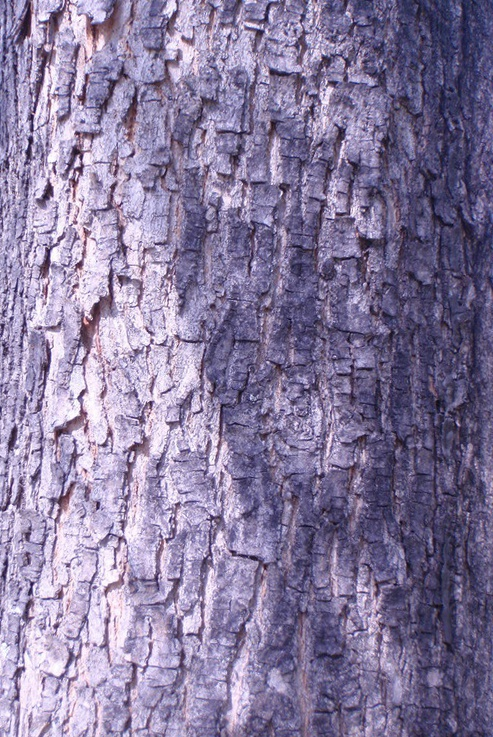
#> input picture Datasets/Bark-101-classified/0/14837.jpg, 493 x 737 px; its folder holds only this picture in this run
$ jupyter execute Bark-101-Preparation.ipynb   (shell and % lines are left out)   (older library calls are emulated)
#> lines starting #> are read from the running program, lines starting #| are printed output that depends on the picture
[cell 1]
import os
import sys
from skimage import io, img_as_float, img_as_ubyte
from skimage.transform import rescale, resize
import numpy as np
import matplotlib.pyplot as plt

[cell 2]
def normalize_img_values(img):
    img = img - img.min()
    img = img / img.max()
    img = img_as_ubyte(img)
    return img

[cell 3]
# FETCH ALL THE IMAGE PATHS

directory = '../Datasets/Bark-101-classified/'
num_imgs = 0
images_paths = []

for filename in os.listdir(directory):
    path = directory + filename
    if not os.path.isdir(path): continue
    #print(path)

    # Iterate over every class
    for image_name in os.listdir(path):
        if '.jpg' not in image_name: continue
        #print(image_name)
        num_imgs += 1
        images_paths.append(path+'/'+image_name)
#> pass 2 of the loop `for filename in os.listdir(directory):`:
        #print( (path+'/'+image_name).split('/') )

images_paths.sort(key=lambda x: int(x.split('/')[-2]) )

print('Total number of images:', num_imgs)

[cell 4]
print(images_paths)

[cell 5]
# MOVE ALL THE CLASSIFIED IMAGES TO A UNIQUE FOLDER

dataset_path = '../Datasets/Bark-101-raw/'
if not os.path.exists(dataset_path): os.mkdir(dataset_path)

count = 0
for path in images_paths:
    img = img_as_float(io.imread(path))
    img = normalize_img_values(img)
    #print(img.dtype, img.max(), img.min(), img.shape)

    class_num = path.split('/')[-2]
    image_name = str(class_num) + '_' + str(count) + '.jpg'
    #image_name = str(count) + '.jpg'
    io.imsave(dataset_path + image_name, img)

    count += 1
#> pass 2 of the loop `for path in images_paths:`:
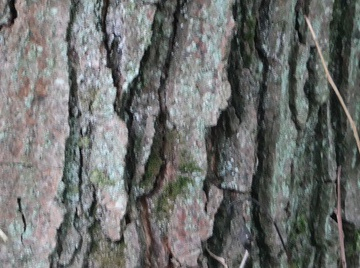
#> input picture Datasets/Bark-101-classified/10/103038.jpg, 360 x 268 px

print(count,'images saved to',dataset_path)

[cell 6]
# NORMALIZATION PROCESS (256x256x3 final shape)

def normalize_image(img):
    width_scale = 256/img.shape[1]
    img = rescale(img, width_scale, multichannel=True)

    assert img.shape[1] == 256, 'Error in shape after rescaling width'

    if img.shape[0] < 256:
        img = resize(img, output_shape=(256,256,3))
        yield normalize_img_values(img)
    else:
        pixels_count = 0
        max_pixels = img.shape[0]

        while pixels_count+256 <= max_pixels:
            crop = img[pixels_count : pixels_count+256, :, :]
            pixels_count += 256

            assert crop.shape == (256, 256, 3), 'Error in shape of a crop '+str(crop.shape)
            yield normalize_img_values(crop)


def optimized_normalize_image(img):
    width_images = int(img.shape[1]/256)

    if width_images <= 1:
        return normalize_image(img)
    else:
        for section in range(0, 257*width_images, 256):
            vertical_section = img[:, section:section+256, :]
            assert vertical_section.shape[1] == 256, 'Error in width of vertical section '+vertical_section.shape[1]
            return normalize_image(vertical_section)

[cell 7]
# TEST NORMALIZATION PROCESS

source = img_as_float(io.imread(dataset_path+'0_0.jpg'))
for img in normalize_image(source):
#> in normalize_img_values (call 3), `img = img - img.min()`:
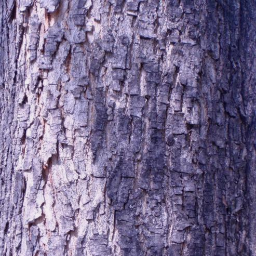
#> img: shape (256, 256, 3) float64; mean of channels 0, 1, 2 0.47, 0.425, 0.56; drawn as R, G, B
    print(img.shape, img.dtype, img.max(), img.min())
    plt.imshow(img)
    plt.show()
#> this loop made 1 pass
#| (256, 256, 3) uint8 255 0

[cell 8]
# NORMALIZE SIZES OF BARK RAW IMAGES INTO NEW FOLDER

dataset_path = '../Datasets/Bark-101-raw/'
final_dataset_path = '../Datasets/Bark-dataset/'
if not os.path.exists(final_dataset_path): os.mkdir(final_dataset_path)

count = 0
for filename in sorted(os.listdir(dataset_path), key=lambda x: int(x.split('_')[0]) ):
    if '.jpg' not in path: continue

    img = img_as_float(io.imread(dataset_path+filename))
    #print(img.shape, img.dtype, img.max(), img.min())

    for normalized_img in normalize_image(img):
        assert normalized_img.shape == (256, 256, 3), 'Error in shape of a normalized image'
        assert normalized_img.dtype == np.uint8, 'Error in dtype of a normalized image'
        assert normalized_img.max() == 255, 'Error in max value of a normalized image'
        assert normalized_img.min() == 0, 'Error in min value of a normalized image'

        image_name = filename.split('_')[0] + '_' + str(count) + '.jpg'
        io.imsave(final_dataset_path + image_name, normalized_img)

        count += 1
#> this loop made 1 pass
#> after the loop, count = 1
#> pass 2 of the loop `for filename in sorted(os.listdir(dataset_path), key=lambda x: int(x.s..`:
#> in normalize_img_values (call 5), `img = img - img.min()`:
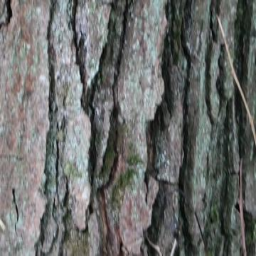
#> img: shape (256, 256, 3) float64; mean of channels 0, 1, 2 0.418, 0.425, 0.419; drawn as R, G, B
#> the loop `for normalized_img in normalize_image(img):` made 1 pass
#> (image_name, count) on pass 1: ('10_1.jpg', 2)
#> after the loop `for normalized_img in normalize_image(img):`: count = 2

print(count,'normalized images saved to',final_dataset_path)
#| 2 normalized images saved to ../Datasets/Bark-dataset/

[cell 9]
# OPTIMALLY NORMALIZE SIZES OF BARK RAW IMAGES INTO NEW FOLDER

dataset_path = '../Datasets/Bark-101-raw/'
optimized_dataset_path = '../Datasets/Bark-dataset-optimized/'
if not os.path.exists(optimized_dataset_path): os.mkdir(optimized_dataset_path)

count = 0
for filename in sorted(os.listdir(dataset_path), key=lambda x: int(x.split('_')[0])):
    if '.jpg' not in path: continue

    img = img_as_float(io.imread(dataset_path+filename))
    #print(img.shape, img.dtype, img.max(), img.min())

    for normalized_img in optimized_normalize_image(img):
#> in optimized_normalize_image, `width_images = int(img.shape[1]/256)`: width_images = 1
        assert normalized_img.shape == (256, 256, 3), 'Error in shape of a normalized image'
        assert normalized_img.dtype == np.uint8, 'Error in dtype of a normalized image'
        assert normalized_img.max() == 255, 'Error in max value of a normalized image'
        assert normalized_img.min() == 0, 'Error in min value of a normalized image'

        image_name = filename.split('_')[0] + '_' + str(count) + '.jpg'
        io.imsave(optimized_dataset_path + image_name, normalized_img)

        count += 1
#> after the loop, count = 1
#> pass 2 of the loop `for filename in sorted(os.listdir(dataset_path), key=lambda x: int(x.s..`:
#> the loop `for normalized_img in optimized_normalize_image(img):` made 1 pass
#> after the loop `for normalized_img in optimized_normalize_image(img):`: count = 2

print(count,'optimized normalized images saved to',optimized_dataset_path)
#| 2 optimized normalized images saved to ../Datasets/Bark-dataset-optimized/
